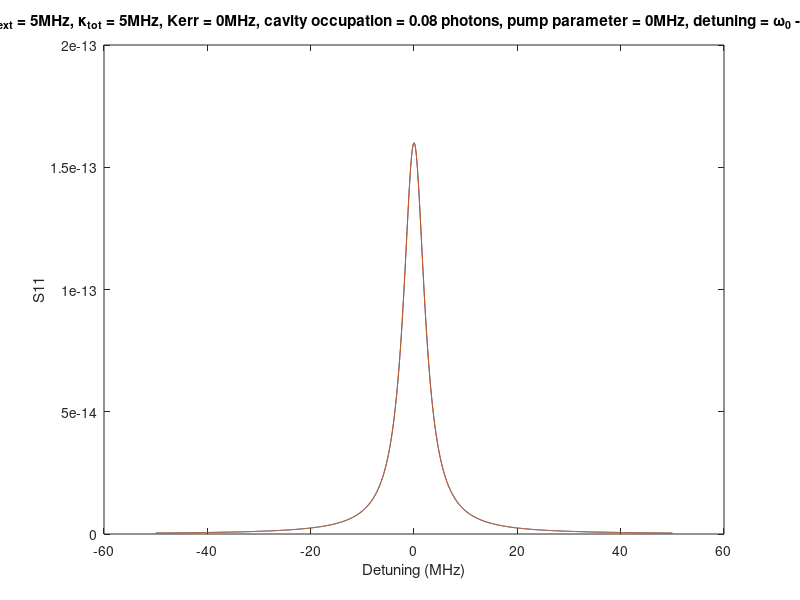

Reproduce this figure in MATLAB.
kappa_ext = 5e6;
kappa_int = 0e6;
kappa_tot = kappa_int + kappa_ext;
% kerr = 0.5e6;
kerr = 0;
n_in = 100000; %input power in number photons at input capacitor
cavity_occupation = 4 * kappa_ext * n_in / kappa_tot^2;
detuning = 0e6; % \omega_0 - \omega_p / 2

epsilon = 0;
% epsilon = kappa_ext *.2; % parametric pump drive
freqs = linspace(- 10 * kappa_tot, 10 * kappa_tot, 1000);

% spectrum_out = (n_in .*( - (abs(epsilon))^2 * kappa_ext^2 + (kappa_tot^2/4 + (freqs + (detuning + kerr*cavity_occupation)).^2 ...
%     - (abs(epsilon))^2 - kappa_ext*kappa_tot/2).^2 + kappa_ext^2*(freqs + (detuning + kerr*cavity_occupation)).^2)) ./ (kappa_tot^2/4 + ...
%     (freqs + (detuning + kerr*cavity_occupation)).^2 - (abs(epsilon))^2) ...
%     - ((abs(epsilon))^2 *kappa_ext^2)./(kappa_tot^2/4 + (freqs + (detuning + kerr*cavity_occupation)).^2 - (abs(epsilon))^2);

% spectrum_out = n_in.*((kappa_tot^2/4) + (freqs - (detuning + kerr*cavity_occupation)).^2 - (abs(epsilon))^2 - kappa_ext *(kappa_tot/2 - 1i .*( freqs - (detuning + kerr*cavity_occupation)))) .* ...
%     ((kappa_tot^2/4) + (freqs + detuning + kerr*cavity_occupation).^2 - (abs(epsilon))^2 - kappa_ext*(kappa_tot/2 - 1i.*(freqs + detuning + kerr*cavity_occupation)))./ ...
%     ((kappa_tot^2/4) - (abs(epsilon))^2 + (freqs  - (detuning + kerr*cavity_occupation)).^2) ./ ((kappa_tot^2/4) - (abs(epsilon))^2 + (freqs + detuning + kerr*cavity_occupation).^2) - ...
%     (abs(epsilon))^2 * kappa_ext^2./ ((kappa_tot^2/4) + (freqs - (detuning + kerr*cavity_occupation)).^2 - (abs(epsilon))^2) ./ ((kappa_tot^2/4) - (abs(epsilon))^2 + (freqs + detuning + kerr*cavity_occupation).^2);

% spectrum_out = (1./((kappa_tot /2 - 1i.*freqs).^2 + (detuning + kerr*cavity_occupation)^2 - (abs(epsilon))^2)./((kappa_tot/2 + 1i.*freqs).^2 + (detuning + kerr*cavity_occupation)^2 - (abs(epsilon))^2)) .* ...
%     ((n_in + 1)*(abs(epsilon))^2*kappa_ext^2 + n_in *((kappa_tot/2 - 1i.*freqs).^2 + (detuning + kerr * cavity_occupation)^2 - (abs(epsilon))^2 - kappa_ext * kappa_tot /2 + 1i*kappa_ext.*(freqs - (detuning + kerr*cavity_occupation))) .* ...
%     ((kappa_tot + 1i.*freqs).^2 + (detuning + kerr*cavity_occupation)^2 - (abs(epsilon))^2 - kappa_ext*kappa_tot/2 - 1i*kappa_ext.*(freqs - (detuning + kerr*cavity_occupation))));

spectrum_out = (n_in*(kappa_tot^2/4 + freqs.^2 + (abs(epsilon))^2) + (abs(epsilon))^2 *kappa_ext^2*(n_in +1))./(((kappa_tot/2 - 1i.*freqs).^2 - (abs(epsilon))^2).*((kappa_tot/2 + 1i.*freqs).^2 - (abs(epsilon))^2));
spectrum_out_epsilon_0 = n_in./(kappa_tot^2/4 + freqs.^2);

figure
plot(freqs/1e6, abs(spectrum_out)/n_in)
hold on
plot(freqs/1e6, abs(spectrum_out_epsilon_0/n_in))
xlabel('Detuning (MHz)')
ylabel('S11')
title(['S11 for \kappa_{ext} = ' num2str(kappa_ext/1e6) 'MHz, \kappa_{tot} = ' num2str(kappa_tot/1e6) 'MHz, Kerr = ' num2str(kerr/1e6) 'MHz, cavity occupation = ' num2str(cavity_occupation) ' photons, pump parameter = ' ...
    num2str(epsilon/1e6) 'MHz, detuning = \omega_0 - \omega_p/2 = ' num2str(detuning/1e6) 'MHz'])